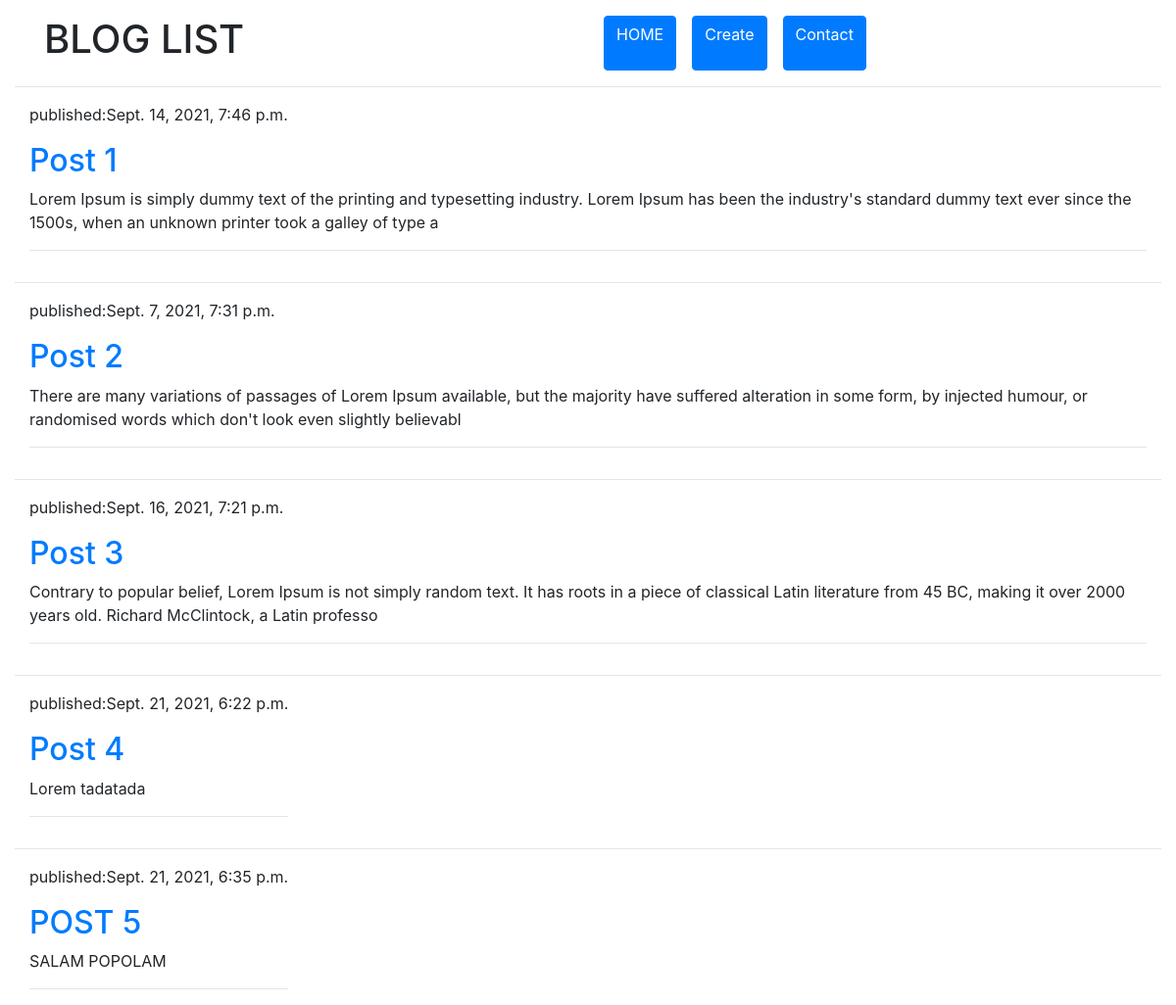
Before: / with the older database file.
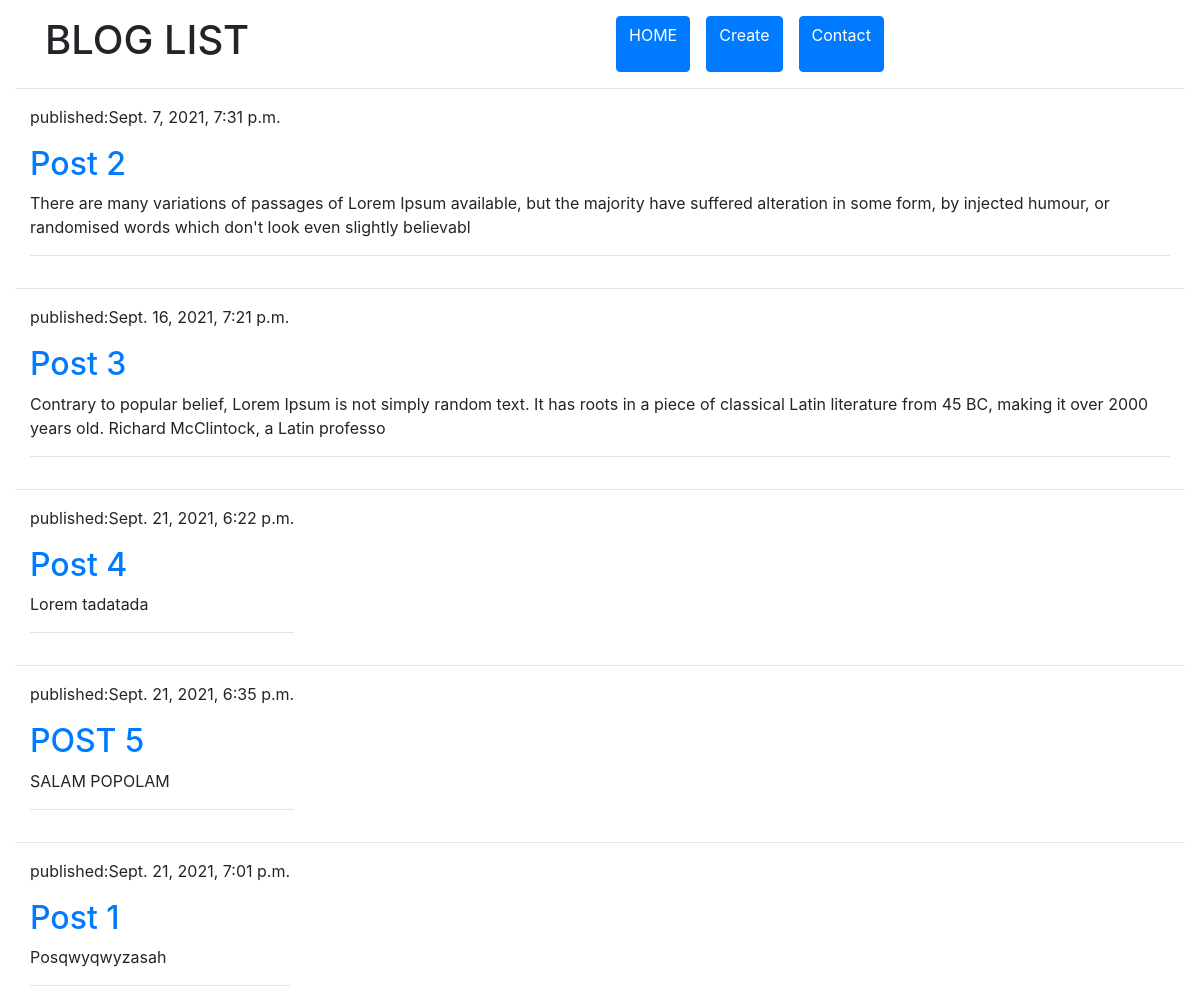
After: the same page with the newer database file.
### blog/models.py (models this page shows)
class Post(models.Model):
    author = models.ForeignKey('auth.User', on_delete=models.DO_NOTHING)
    title = models.CharField(max_length=24, null=False)
    content = models.TextField(max_length=200, null=False)
    create_date = models.DateField(default=timezone.now)
    date = models.DateTimeField(null=True)

### blog/views.py (the view)
# urls.py: url(r'^$', views.post_list, name='post_list'),
def post_list(request):
    posts = Post.objects.all()
    return render(request, 'blog/post_lists.html', {'posts': posts})

### blog/templates/blog/post_lists.html
{% extends 'blog/base.html' %}
{% block content %}
    {% for post in posts %}
    <hr>
        <div class="container-fluid">
            <div class="container">
                <div class="row">
                    <div class="posts">
                        <div class="date">
                            <p>published:{{post.date}}</p>
                        </div>
                        <h2><a href="{% url 'post_detail' pk=post.pk %}">{{post.title}}</a></h2>
                        <p>{{post.content}}</p>
                        <hr>
                    </div>
                </div>
            </div>
        </div>
    {% endfor %}
{% endblock %}

### blog/templates/blog/base.html (shortened to what this page needs)
{%load static%}
<!DOCTYPE html>
<html lang="en">
<head>
    <link rel="stylesheet" href="{% static 'css/blog.css' %}">
    <link rel="stylesheet" href="https://cdn.jsdelivr.net/npm/bootstrap@4.5.3/dist/css/bootstrap.min.css">
</head>
<body>
    <div class="container-fluid">
        <div class="container">
            <div class="row mt-3 mb-3">
                <h1 class="col-6">BLOG LIST</h1>
                <a class="btn btn-primary ml-3" href="{% url 'post_list' %}">HOME</a>
                <a class="btn btn-primary ml-3" href="{% url 'post_create' %}">Create</a>
                <a class="btn btn-primary ml-3" href="{% url 'contact' %}">Contact</a>
            </div>
        </div>
        {% block content %}{% endblock %}
    </div>
</body>
</html>

### blog/static/css/blog.css (style rules this page uses)
body { background-color: aquamarine; }

Changed rows visible on the page:
removed Post: date "Sept. 14, 2021, 7:46 p.m.", title "Post 1", content "Lorem Ipsum is simply dummy text of the printing and typesetting industry. Lorem Ipsum has been the industry's standard dummy text ever since the 1500s, when an unknown printer took a galley of type a"
added Post: date "Sept. 21, 2021, 7:01 p.m.", title "Post 1", content "Posqwyqwyzasah"
